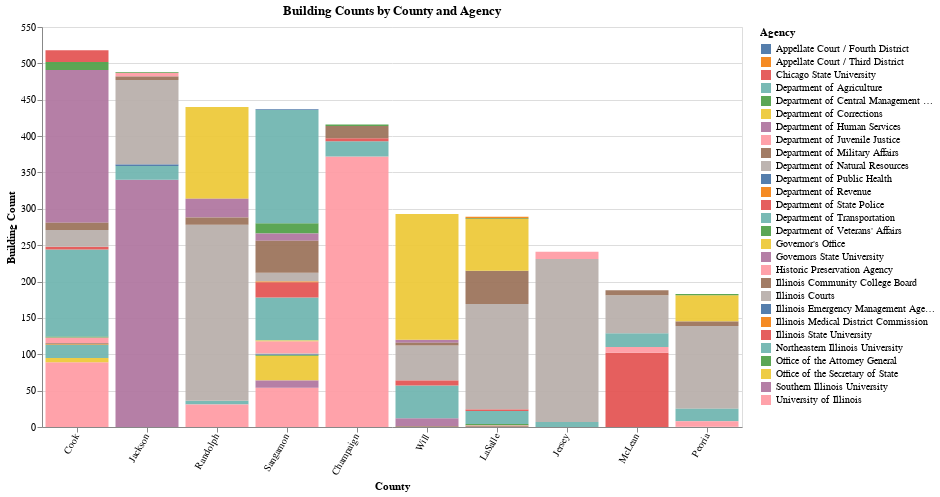

The notebook cell this image was saved under:
### Code cell
chart1

### Figure 1 — Vega-Lite specification as saved in the notebook (floating-point values rounded to 4 significant figures; data arrays with more than 128 entries replaced by an {"elided": "..."} marker saying what was removed)
{"config": {"view": {"continuousWidth": 300, "continuousHeight": 300}}, "data": {"name": "data-ff39ecb0be0a15a7cb17c5c48222f67d"}, "mark": {"type": "bar"}, "encoding": {"color": {"field": "agency", "title": "Agency", "type": "nominal"}, "opacity": {"condition": {"param": "param_3", "value": 0.95}, "value": 0.2}, "tooltip": [{"field": "county", "type": "nominal"}, {"field": "agency", "type": "nominal"}, {"aggregate": "count", "type": "quantitative"}], "x": {"axis": {"labelAngle": -60}, "field": "county", "sort": "-y", "title": "County", "type": "nominal"}, "y": {"aggregate": "count", "title": "Building Count", "type": "quantitative"}}, "height": 400, "params": [{"name": "param_3", "select": {"type": "point", "fields": ["agency"]}, "bind": "legend"}, {"name": "view", "bind": {"input": "select", "options": ["Top 10", "All", "Other"], "name": "View: "}, "value": "Top 10"}], "title": "Building Counts by County and Agency", "transform": [{"filter": "(view == 'All') || (datum.bucket == view)"}], "width": 700, "$schema": "https://vega.github.io/schema/vega-lite/v5.8.0.json", "datasets": {"data-ff39ecb0be0a15a7cb17c5c48222f67d": {"elided": "8837 records"}}}
